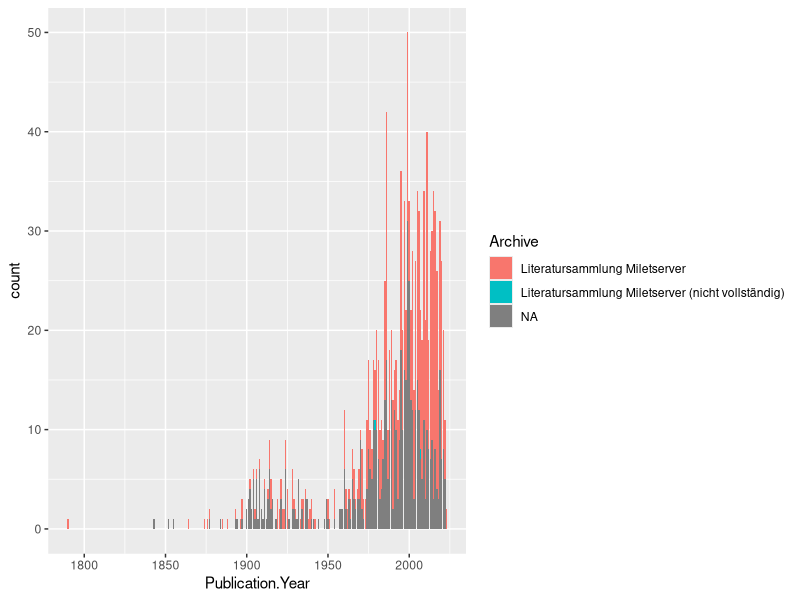
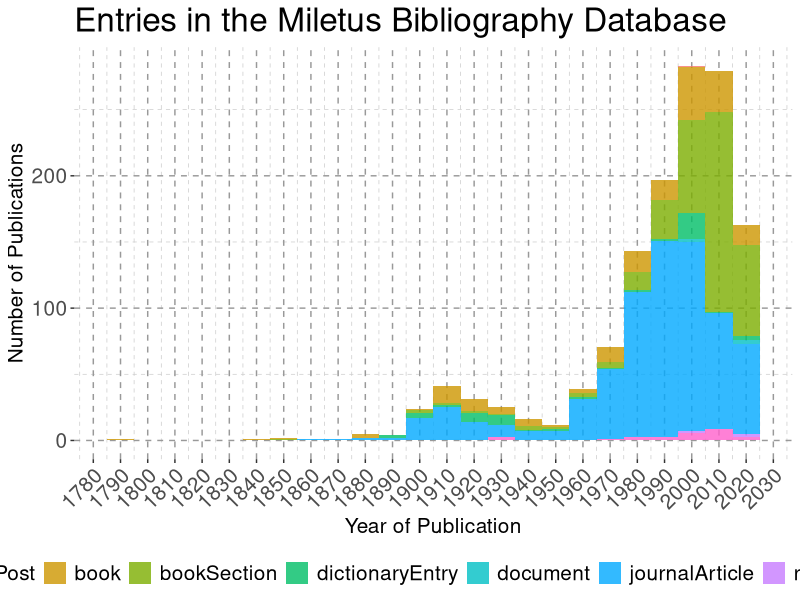
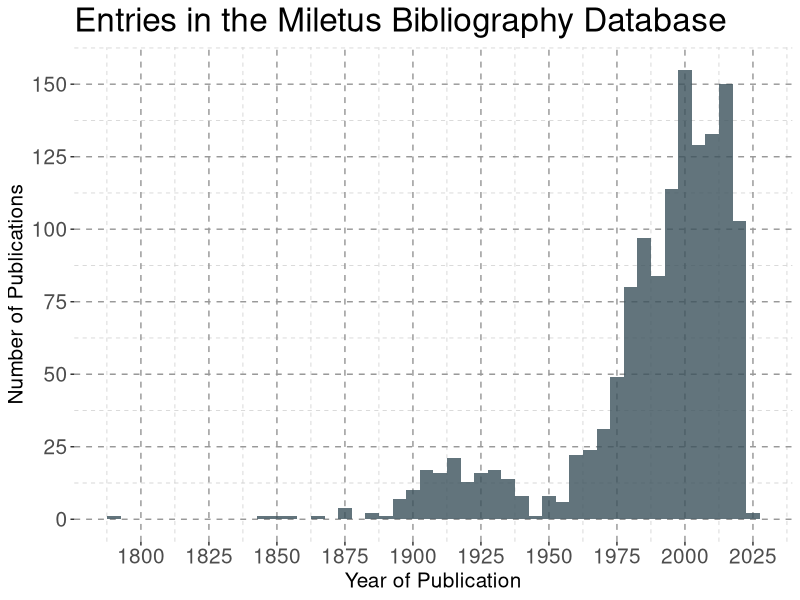
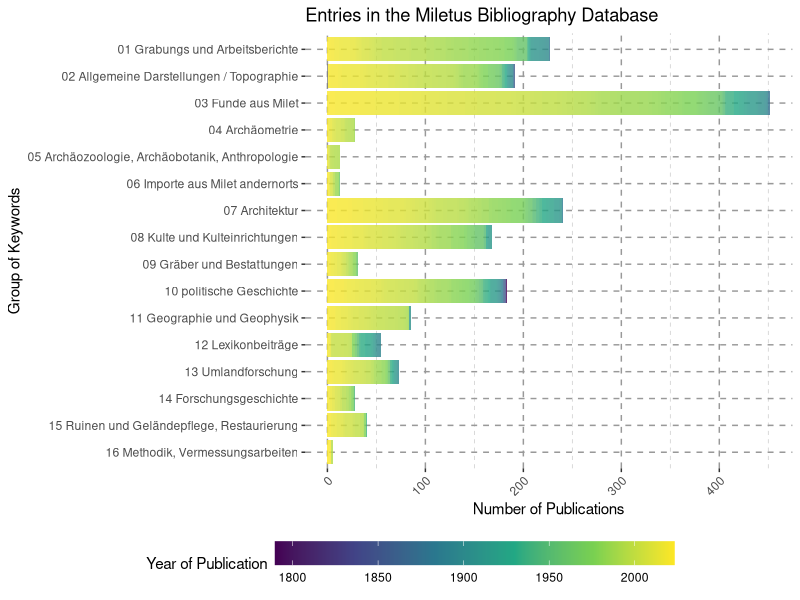
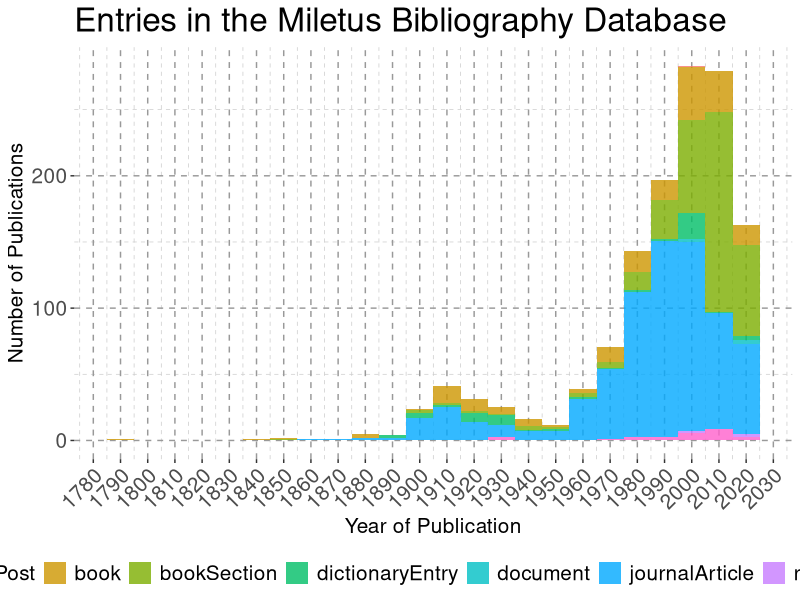
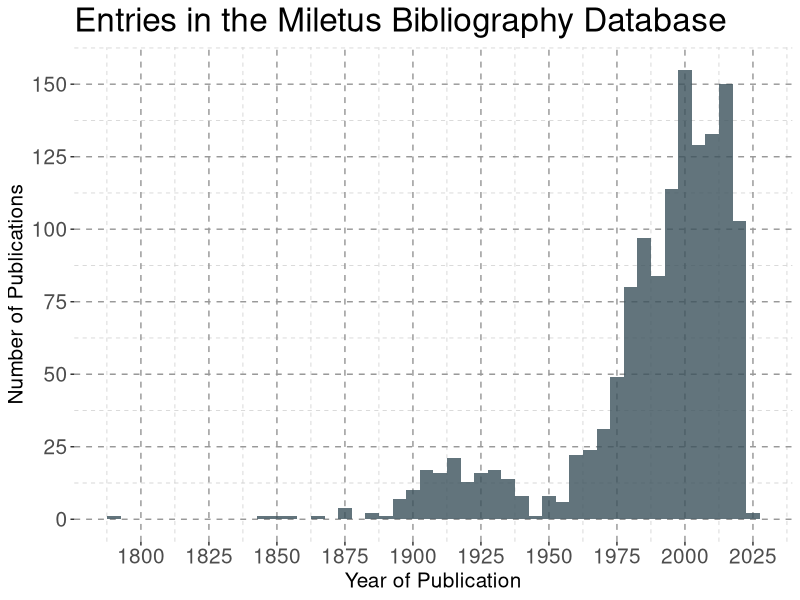
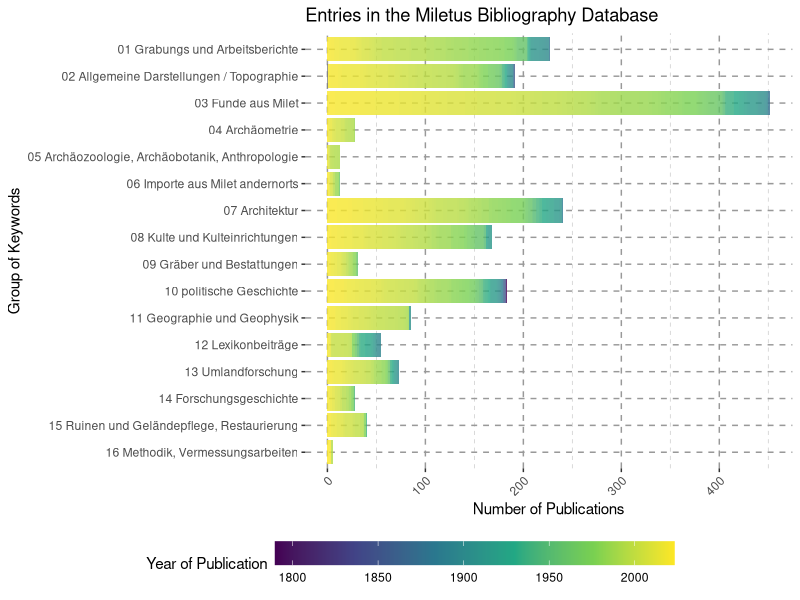

The R script that drew these images, in order:
library(ggplot2)
library(dplyr)
library(reshape2)

bib <- read.csv("Exporte/Milet_Bibliography_CSV.csv", encoding = "UTF-8", na.strings = "")


bib$Publication.Year <- as.numeric(bib$Publication.Year)


bib$Date.Added <- as.Date(bib$Date.Added)
bib$Date.Modified <- as.Date(bib$Date.Modified)

bib %>%
  ggplot(aes(x = Publication.Year, fill = Archive)) +
  geom_bar()

bib[which(is.na(bib$Publication.Year)),]



str(bib)

p <- bib %>%
  ggplot(aes(x = Publication.Year, fill = Item.Type)) +
  geom_histogram(binwidth = 10, alpha = 0.8) +
  scale_x_continuous(breaks = seq(1750, 2030, 10)) +
  theme(legend.position = "bottom",
        axis.text.x = element_text(angle = 45, hjust = 1, vjust = 1, size = 15),
        axis.text.y = element_text(size = 15),
        plot.title = element_text(size = 24),
        axis.title = element_text(size = 15),
        legend.text = element_text(size = 15),
        legend.title = element_blank(),
        panel.background = element_blank(), 
        panel.grid.major = element_line(color = "grey60", linetype = "dashed"),
        panel.grid.minor = element_line(color = "grey80", linetype = "dashed")) +
  guides(fill = guide_legend(nrow = 1)) +
  labs(x = "Year of Publication", y = "Number of Publications", 
       title = "Entries in the Miletus Bibliography Database")

p

png("figures/mil-pubs-by-year-type.png", width = 1200, height = 500, res = 100)
p
dev.off()


p <- bib %>%
  ggplot(aes(x = Publication.Year)) +
  geom_histogram(binwidth = 5, alpha = 0.8, fill = "#3b515b") +
  scale_x_continuous(breaks = seq(1750, 2030, 25)) +
  scale_y_continuous(breaks = seq(0, 300, 25)) +
  theme(legend.position = "bottom",
        axis.text.x = element_text(size = 15),
        axis.text.y = element_text(size = 15),
        plot.title = element_text(size = 24),
        axis.title = element_text(size = 15),
        legend.text = element_text(size = 15),
        legend.title = element_blank(),
        panel.background = element_blank(), 
        panel.grid.major = element_line(color = "grey60", linetype = "dashed"),
        panel.grid.minor = element_line(color = "grey80", linetype = "dashed")) +
  guides(fill = guide_legend(nrow = 1)) +
  labs(x = "Year of Publication", y = "Number of Publications", 
       title = "Entries in the Miletus Bibliography Database")

p

png("figures/mil-pubs-by-year.png", width = 1200, height = 500, res = 100)
p
dev.off()




### With Tags!


bib_tags <- bib$Manual.Tags
names(bib_tags) <- bib$Publication.Year

bib_tags <- lapply(strsplit(bib_tags, "; "), unlist)

bib_tags <- stack(bib_tags)

unique_tags <- sort(unique(bib_tags$values))

sys_tags <- unique_tags[grepl("^\\d\\d", unique_tags)]


bib_tags <- bib_tags %>%
  filter(values %in% sys_tags) %>%
  mutate(group = gsub("[ -].*", "", values))

bib_tags

groups <- sys_tags[grepl("^\\d\\d ", sys_tags)]
groups
names(groups) <- gsub("[ -].*", "", groups)

bib_tags$ind <- as.numeric(as.character(bib_tags$ind))

p <- bib_tags %>%
  filter(values %in% groups) %>%
  ggplot(aes(y = values, group = ind, fill = ind)) +
  geom_bar(alpha = 0.8) +
  scale_y_discrete(limits = rev) +
  scale_fill_viridis_c(guide = guide_colourbar(barwidth = 20)) +
  #scale_fill_viridis_d(breaks = names(groups), labels = groups) +
  theme(legend.position = "bottom",
        legend.box.margin = margin(l = -200),
        axis.text.x = element_text(angle = 45, hjust = 1, vjust = 1),
        #legend.title = element_blank(),
        panel.background = element_blank(), 
        panel.grid.major = element_line(color = "grey60", linetype = "dashed"),
        panel.grid.minor = element_line(color = "grey80", linetype = "dashed")) +
  labs(y = "Group of Keywords", x = "Number of Publications", 
       title = "Entries in the Miletus Bibliography Database", 
       fill = "Year of Publication")

p

png("figures/mil-pubs-by-keys.png", width = 1200, height = 750, res = 100)
p
dev.off()

